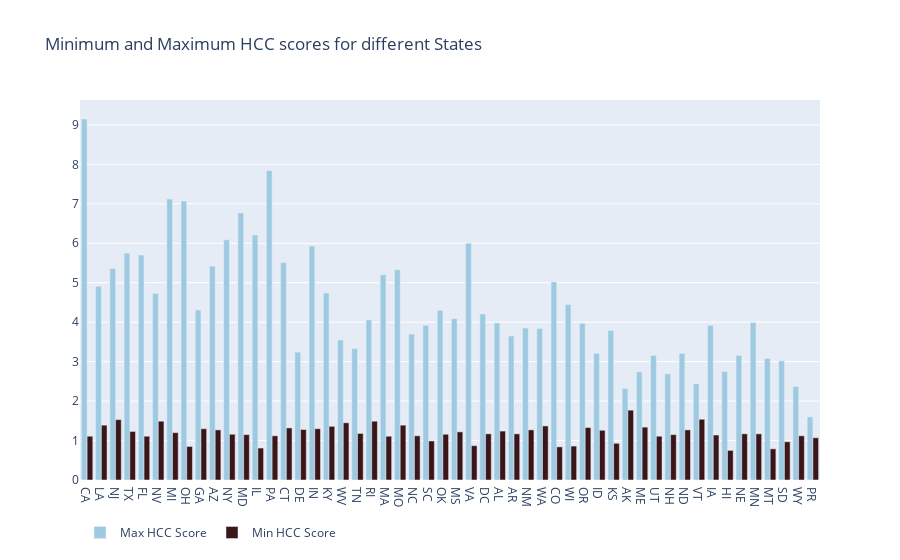

This figure's notebook cell:
### Code cell
trace1 = go.Bar(
    x=response2.state,
    y=response2.max_hcc_score,
    name='Max HCC Score',
    marker=dict(color='rgb(158,202,225)'),
)
trace2 = go.Bar(
    x=response2.state,
    y=response2.min_hcc_score,
    name='Min HCC Score',
    marker=dict(color='rgb(58,22,25)'),
)

data = [trace1, trace2]
layout = go.Layout(
    barmode='group',
    title='Minimum and Maximum HCC scores for different States',
    legend=dict(orientation="h")
)

fig = go.Figure(data=data, layout=layout)
iplot(fig, filename='grouped-bar')

### Figure 1 — Plotly figure (JSON) as saved in the notebook; plotly's stock layout.template omitted (floating-point values rounded to 4 significant figures)
{"data": [{"marker": {"color": "rgb(158,202,225)"}, "name": "Max HCC Score", "x": ["CA", "LA", "NJ", "TX", "FL", "NV", "MI", "OH", "GA", "AZ", "NY", "MD", "IL", "PA", "CT", "DE", "IN", "KY", "WV", "TN", "RI", "MA", "MO", "NC", "SC", "OK", "MS", "VA", "DC", "AL", "AR", "NM", "WA", "CO", "WI", "OR", "ID", "KS", "AK", "ME", "UT", "NH", "ND", "VT", "IA", "HI", "NE", "MN", "MT", "SD", "WY", "PR"], "y": [9.15, 4.91, 5.36, 5.75, 5.7, 4.73, 7.12, 7.07, 4.31, 5.42, 6.09, 6.77, 6.21, 7.84, 5.51, 3.24, 5.93, 4.74, 3.55, 3.33, 4.06, 5.2, 5.33, 3.7, 3.92, 4.3, 4.09, 6, 4.21, 3.98, 3.65, 3.85, 3.84, 5.02, 4.45, 3.97, 3.21, 3.79, 2.32, 2.74, 3.16, 2.69, 3.21, 2.44, 3.92, 2.75, 3.16, 3.99, 3.08, 3.02, 2.37, 1.6], "type": "bar"}, {"marker": {"color": "rgb(58,22,25)"}, "name": "Min HCC Score", "x": ["CA", "LA", "NJ", "TX", "FL", "NV", "MI", "OH", "GA", "AZ", "NY", "MD", "IL", "PA", "CT", "DE", "IN", "KY", "WV", "TN", "RI", "MA", "MO", "NC", "SC", "OK", "MS", "VA", "DC", "AL", "AR", "NM", "WA", "CO", "WI", "OR", "ID", "KS", "AK", "ME", "UT", "NH", "ND", "VT", "IA", "HI", "NE", "MN", "MT", "SD", "WY", "PR"], "y": [1.11, 1.39, 1.53, 1.23, 1.11, 1.49, 1.2, 0.85, 1.3, 1.27, 1.16, 1.15, 0.81, 1.12, 1.32, 1.28, 1.3, 1.36, 1.45, 1.18, 1.49, 1.11, 1.39, 1.12, 0.99, 1.16, 1.22, 0.87, 1.17, 1.24, 1.17, 1.27, 1.37, 0.84, 0.86, 1.33, 1.26, 0.93, 1.77, 1.34, 1.11, 1.15, 1.27, 1.54, 1.14, 0.75, 1.17, 1.17, 0.79, 0.97, 1.12, 1.07], "type": "bar"}], "layout": {"barmode": "group", "legend": {"orientation": "h"}, "title": {"text": "Minimum and Maximum HCC scores for different States"}, "xaxis": {"type": "category", "range": [-0.5, 51.5], "autorange": true}, "yaxis": {"type": "linear", "range": [0, 9.632], "autorange": true}, "autosize": true}}
